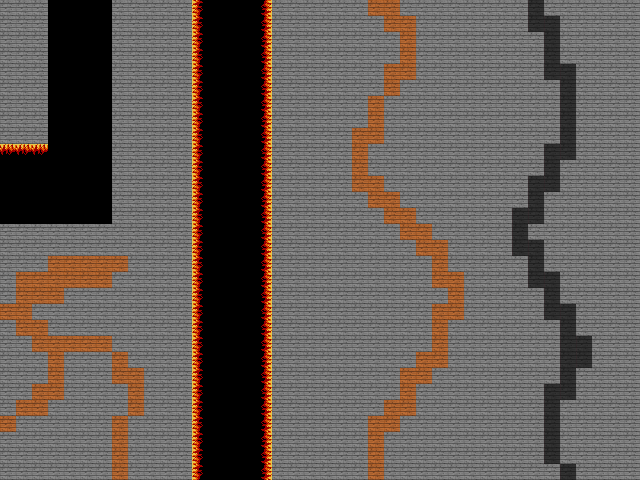

A level layout from a 2D game, rendered from its tile map. Below: a short description, then the map file with its tile-grid data intact:
An orthogonal 40x30 tile map with 16x16 px tiles, 1 tile layer (Tile Layer 1).

<map version="1.2" tiledversion="1.2.3" orientation="orthogonal" renderorder="right-down" width="40" height="30" tilewidth="16" tileheight="16" infinite="0" nextlayerid="4" nextobjectid="25">
 <tileset firstgid="1" source="mc_sprites.tsx" />
 <layer id="2" name="Tile Layer 1" width="40" height="30">
  <data encoding="csv">
741,741,741,0,0,0,0,741,741,741,741,741,468,0,0,0,467,741,741,741,741,741,741,734,734,741,741,741,741,741,741,741,741,740,741,741,741,741,741,741,
741,741,741,0,0,0,0,741,741,741,741,741,468,0,0,0,467,741,741,741,741,741,741,741,734,734,741,741,741,741,741,741,741,740,740,741,741,741,741,741,
741,741,741,0,0,0,0,741,741,741,741,741,468,0,0,0,467,741,741,741,741,741,741,741,741,734,741,741,741,741,741,741,741,741,740,741,741,741,741,741,
741,741,741,0,0,0,0,741,741,741,741,741,468,0,0,0,467,741,741,741,741,741,741,741,741,734,741,741,741,741,741,741,741,741,740,741,741,741,741,741,
741,741,741,0,0,0,0,741,741,741,741,741,468,0,0,0,467,741,741,741,741,741,741,741,734,734,741,741,741,741,741,741,741,741,740,740,741,741,741,741,
741,741,741,0,0,0,0,741,741,741,741,741,468,0,0,0,467,741,741,741,741,741,741,741,734,741,741,741,741,741,741,741,741,741,741,740,741,741,741,741,
741,741,741,0,0,0,0,741,741,741,741,741,468,0,0,0,467,741,741,741,741,741,741,734,741,741,741,741,741,741,741,741,741,741,741,740,741,741,741,741,
741,741,741,0,0,0,0,741,741,741,741,741,468,0,0,0,467,741,741,741,741,741,741,734,741,741,741,741,741,741,741,741,741,741,741,740,741,741,741,741,
741,741,741,0,0,0,0,741,741,741,741,741,468,0,0,0,467,741,741,741,741,741,734,734,741,741,741,741,741,741,741,741,741,741,741,740,741,741,741,741,
466,466,466,0,0,0,0,741,741,741,741,741,468,0,0,0,467,741,741,741,741,741,734,741,741,741,741,741,741,741,741,741,741,741,740,740,741,741,741,741,
0,0,0,0,0,0,0,741,741,741,741,741,468,0,0,0,467,741,741,741,741,741,734,741,741,741,741,741,741,741,741,741,741,741,740,741,741,741,741,741,
0,0,0,0,0,0,0,741,741,741,741,741,468,0,0,0,467,741,741,741,741,741,734,734,741,741,741,741,741,741,741,741,741,740,740,741,741,741,741,741,
0,0,0,0,0,0,0,741,741,741,741,741,468,0,0,0,467,741,741,741,741,741,741,734,734,741,741,741,741,741,741,741,741,740,741,741,741,741,741,741,
0,0,0,0,0,0,0,741,741,741,741,741,468,0,0,0,467,741,741,741,741,741,741,741,734,734,741,741,741,741,741,741,740,740,741,741,741,741,741,741,
741,741,741,741,741,741,741,741,741,741,741,741,468,0,0,0,467,741,741,741,741,741,741,741,741,734,734,741,741,741,741,741,740,741,741,741,741,741,741,741,
741,741,741,741,741,741,741,741,741,741,741,741,468,0,0,0,467,741,741,741,741,741,741,741,741,741,734,734,741,741,741,741,740,740,741,741,741,741,741,741,
741,741,741,734,734,734,734,734,741,741,741,741,468,0,0,0,467,741,741,741,741,741,741,741,741,741,741,734,741,741,741,741,741,740,741,741,741,741,741,741,
741,734,734,734,734,734,734,741,741,741,741,741,468,0,0,0,467,741,741,741,741,741,741,741,741,741,741,734,734,741,741,741,741,740,740,741,741,741,741,741,
741,734,734,734,741,741,741,741,741,741,741,741,468,0,0,0,467,741,741,741,741,741,741,741,741,741,741,741,734,741,741,741,741,741,740,741,741,741,741,741,
734,734,741,741,741,741,741,741,741,741,741,741,468,0,0,0,467,741,741,741,741,741,741,741,741,741,741,734,734,741,741,741,741,741,740,740,741,741,741,741,
741,734,734,741,741,741,741,741,741,741,741,741,468,0,0,0,467,741,741,741,741,741,741,741,741,741,741,734,741,741,741,741,741,741,741,740,741,741,741,741,
741,741,734,734,734,734,734,741,741,741,741,741,468,0,0,0,467,741,741,741,741,741,741,741,741,741,741,734,741,741,741,741,741,741,741,740,740,741,741,741,
741,741,741,734,741,741,741,734,741,741,741,741,468,0,0,0,467,741,741,741,741,741,741,741,741,741,734,734,741,741,741,741,741,741,741,740,740,741,741,741,
741,741,741,734,741,741,741,734,734,741,741,741,468,0,0,0,467,741,741,741,741,741,741,741,741,734,734,741,741,741,741,741,741,741,741,740,741,741,741,741,
741,741,734,734,741,741,741,741,734,741,741,741,468,0,0,0,467,741,741,741,741,741,741,741,741,734,741,741,741,741,741,741,741,741,740,740,741,741,741,741,
741,734,734,741,741,741,741,741,734,741,741,741,468,0,0,0,467,741,741,741,741,741,741,741,734,734,741,741,741,741,741,741,741,741,740,741,741,741,741,741,
734,741,741,741,741,741,741,734,741,741,741,741,468,0,0,0,467,741,741,741,741,741,741,734,734,741,741,741,741,741,741,741,741,741,740,741,741,741,741,741,
741,741,741,741,741,741,741,734,741,741,741,741,468,0,0,0,467,741,741,741,741,741,741,734,741,741,741,741,741,741,741,741,741,741,740,741,741,741,741,741,
741,741,741,741,741,741,741,734,741,741,741,741,468,0,0,0,467,741,741,741,741,741,741,734,741,741,741,741,741,741,741,741,741,741,740,741,741,741,741,741,
741,741,741,741,741,741,741,734,741,741,741,741,468,0,0,0,467,741,741,741,741,741,741,734,741,741,741,741,741,741,741,741,741,741,741,740,741,741,741,741
</data>
 </layer>
</map>
